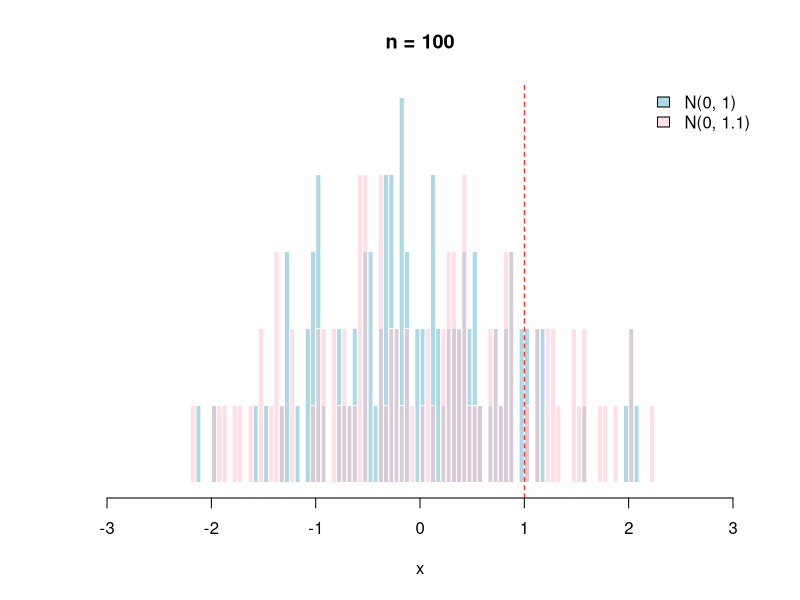

Write the R code that produced this figure.
# Normal distributions with different number of observations and standard deviations

set.seed(12)

# N(0, 1)
random_normal_1 <- rnorm(n = 100,
                         mean = 0,
                         sd = sqrt(1))

# N(0, 1.1)
random_normal_2 <- rnorm(n = 100,
                         mean = 0,
                         sd = sqrt(1.1))

# Transparent colors
t_col <- function(color, percent = 50, name = NULL)
{
  # color = color name
  # percent = % transparency
  # name = an optional name for the color
  
  # Get RGB values for named color
  rgb.val <- col2rgb(color)
  
  # Make new color using input color as base and alpha set by transparency
  t.col <- rgb(rgb.val[1], rgb.val[2], rgb.val[3],
               max = 255,
               alpha = (100 - percent) * 255 / 100,
               names = name)
  
  # Save the color
  invisible(t.col)
}

mycol <- t_col("pink", perc = 50, name = "lt.pink")



# Plot first histgram
hist(
  random_normal_1,
  breaks = 100,
  main = "n = 100",
  xlab = "x",
  xlim = c(-3, 3),
  yaxt = "n",
  ylab = "",
  col = "lightblue",
  border = FALSE
)

# Add the second histogram on top of the first
hist(
  random_normal_2,
  breaks = 100,
  col = mycol,
  border = FALSE,
  add = TRUE
)




# Draw standard deviation
abline(v = sqrt(1), col = 'red', lwd = 1, lty = 2)

# text(x = 1.5, y = lower_bound+0.25, labels = "lower bound", col = "#4D4D4D")





# Add a legend if needed
legend(
  "topright",
  legend = c("N(0, 1)", "N(0, 1.1)"),
  bty="n",
  fill = c("lightblue", mycol)
)
